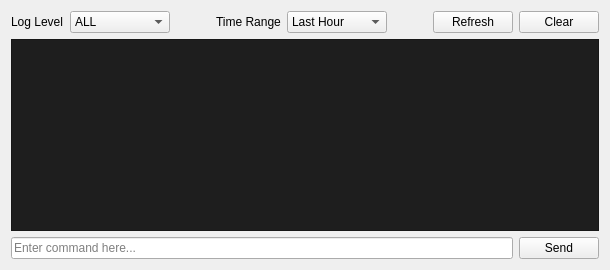
      <widget class="QWidget" name="tab_logs">
       <attribute name="title">
        <string>System Logs</string>
       </attribute>
       <layout class="QVBoxLayout" name="verticalLayout_10">
        <item>
         <layout class="QHBoxLayout" name="horizontalLayout_5">
          <item>
           <widget class="QLabel" name="label_log_level">
            <property name="text">
             <string>Log Level</string>
            </property>
           </widget>
          </item>
          <item>
           <widget class="QComboBox" name="comboBox_log_level">
            <property name="minimumSize">
             <size>
              <width>100</width>
              <height>0</height>
             </size>
            </property>
            <item>
             <property name="text">
              <string>ALL</string>
             </property>
            </item>
            <item>
             <property name="text">
              <string>INFO</string>
             </property>
            </item>
            <item>
             <property name="text">
              <string>WARNING</string>
             </property>
            </item>
            <item>
             <property name="text">
              <string>ERROR</string>
             </property>
            </item>
            <item>
             <property name="text">
              <string>DEBUG</string>
             </property>
            </item>
            <item>
             <property name="text">
              <string>CRITICAL</string>
             </property>
            </item>
           </widget>
          </item>
          <item>
           <spacer name="horizontalSpacer_2">
            <property name="orientation">
             <enum>Qt::Horizontal</enum>
            </property>
            <property name="sizeType">
             <enum>QSizePolicy::Expanding</enum>
            </property>
            <property name="sizeHint" stdset="0">
             <size>
              <width>40</width>
              <height>20</height>
             </size>
            </property>
           </spacer>
          </item>
          <item>
           <widget class="QLabel" name="label_time_range">
            <property name="text">
             <string>Time Range</string>
            </property>
           </widget>
          </item>
          <item>
           <widget class="QComboBox" name="comboBox_time_range">
            <property name="minimumSize">
             <size>
              <width>100</width>
              <height>0</height>
             </size>
            </property>
            <item>
             <property name="text">
              <string>Last Hour</string>
             </property>
            </item>
            <item>
             <property name="text">
              <string>Last Day</string>
             </property>
            </item>
            <item>
             <property name="text">
              <string>Last Week</string>
             </property>
            </item>
            <item>
             <property name="text">
              <string>All Time</string>
             </property>
            </item>
           </widget>
          </item>
          <item>
           <spacer name="horizontalSpacer_3">
            <property name="orientation">
             <enum>Qt::Horizontal</enum>
            </property>
            <property name="sizeHint" stdset="0">
             <size>
              <width>40</width>
              <height>20</height>
             </size>
            </property>
           </spacer>
          </item>
          <item>
           <widget class="QPushButton" name="pushButton_refresh_logs">
            <property name="text">
             <string>Refresh</string>
            </property>
           </widget>
          </item>
          <item>
           <widget class="QPushButton" name="pushButton_clear_logs">
            <property name="text">
             <string>Clear</string>
            </property>
           </widget>
          </item>
         </layout>
        </item>
        <item>
         <widget class="QTableWidget" name="tableWidget_logs">
          <property name="styleSheet">
           <string notr="true">QTableWidget {
  background-color: #1E1E1E;
  color: white;
  gridline-color: #333333;
}

QTableWidget::item:selected {
  background-color: #3F3F46;
}

/* InfoRow 背景色 */
QTableWidget::item[LogLevel=&quot;INFO&quot;] {
  background-color: transparent;
}

QTableWidget::item[LogLevel=&quot;INFO&quot;]::text {
  color: #3794FF;
}

/* WarningRow 背景色 */
QTableWidget::item[LogLevel=&quot;WARNING&quot;] {
  background-color: transparent;
}

QTableWidget::item[LogLevel=&quot;WARNING&quot;]::text {
  color: #FFD700;
}

/* ErrorRow 背景色 */
QTableWidget::item[LogLevel=&quot;ERROR&quot;] {
  background-color: transparent;
}

QTableWidget::item[LogLevel=&quot;ERROR&quot;]::text {
  color: #FF3333;
}

/* DebugRow 背景色 */
QTableWidget::item[LogLevel=&quot;DEBUG&quot;] {
  background-color: transparent;
}

QTableWidget::item[LogLevel=&quot;DEBUG&quot;]::text {
  color: #888888;
}</string>
          </property>
          <property name="editTriggers">
           <set>QAbstractItemView::NoEditTriggers</set>
          </property>
          <property name="alternatingRowColors">
           <bool>false</bool>
          </property>
          <property name="selectionMode">
           <enum>QAbstractItemView::SingleSelection</enum>
          </property>
          <property name="selectionBehavior">
           <enum>QAbstractItemView::SelectRows</enum>
          </property>
          <property name="showGrid">
           <bool>false</bool>
          </property>
          <attribute name="horizontalHeaderVisible">
           <bool>false</bool>
          </attribute>
          <attribute name="horizontalHeaderStretchLastSection">
           <bool>true</bool>
          </attribute>
          <attribute name="verticalHeaderVisible">
           <bool>false</bool>
          </attribute>
          <column>
           <property name="text">
            <string>Timestamp</string>
           </property>
          </column>
          <column>
           <property name="text">
            <string>Level</string>
           </property>
          </column>
          <column>
           <property name="text">
            <string>Message</string>
           </property>
          </column>
         </widget>
        </item>
        <item>
         <layout class="QHBoxLayout" name="horizontalLayout_6">
          <item>
           <widget class="QLineEdit" name="lineEdit_command">
            <property name="placeholderText">
             <string>Enter command here...</string>
            </property>
           </widget>
          </item>
          <item>
           <widget class="QPushButton" name="pushButton_send_command">
            <property name="text">
             <string>Send</string>
            </property>
           </widget>
          </item>
         </layout>
        </item>
       </layout>
      </widget>
